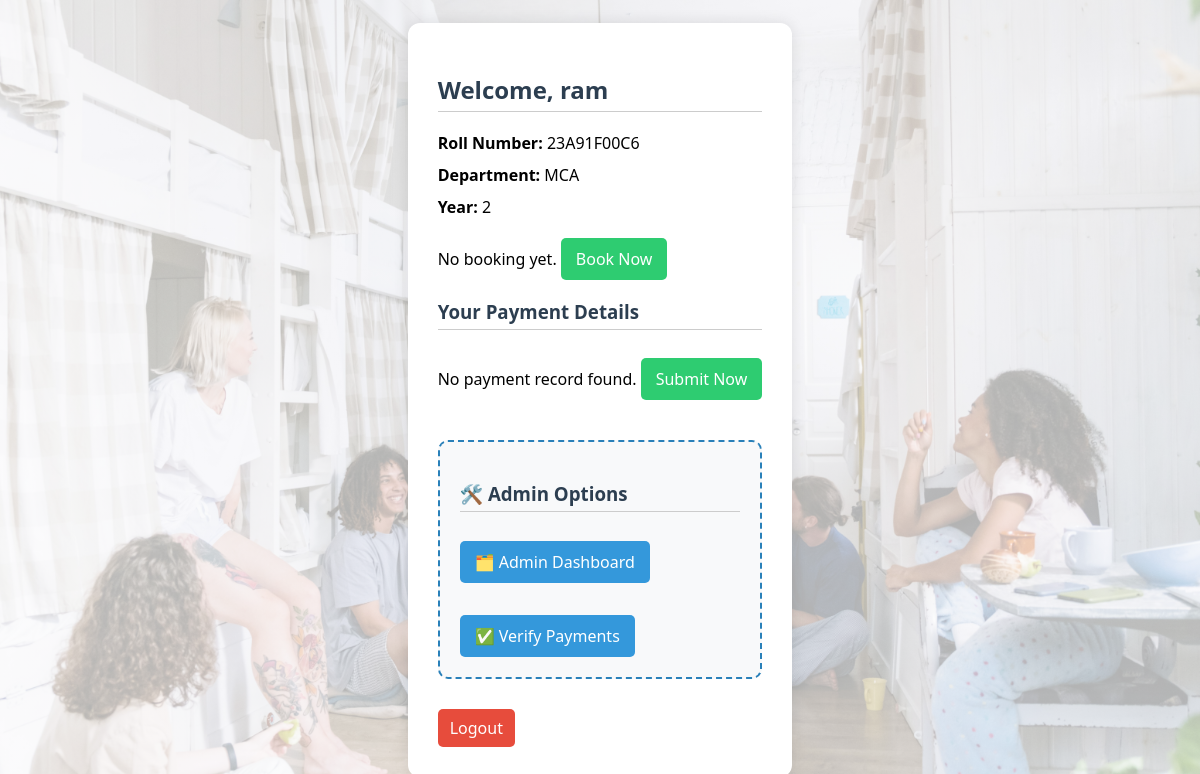
/student/dashboard/ (signed in), run on the app's committed database.
### hostel_app/models.py (models this page shows, shortened)
class Student(models.Model):
    user = models.OneToOneField(User, on_delete=models.CASCADE)
    roll_number = models.CharField(max_length=20)
    department = models.CharField(max_length=50)
    year = models.IntegerField()
    assigned_room = models.ForeignKey(Room, null=True, blank=True, on_delete=models.SET_NULL)

### hostel_app/views.py (the view)
# urls.py: path('student/dashboard/', views.student_dashboard, name='student_dashboard'),
@login_required
def student_dashboard(request):
    student = Student.objects.get(user=request.user)
    booking = BookingRequest.objects.filter(student=student).first()
    is_admin = request.user.is_staff  # or use custom logic if you have a specific admin flag
    return render(request, 'hostel_app/student_dashboard.html', {
        'student': student,
        'booking': booking,
        'is_admin': is_admin,  # pass this to template
    })

### hostel_app/templates/hostel_app/student_dashboard.html (shortened to what this page needs)
{%load static%}
<!DOCTYPE html>
<html lang="en">
<head>
</head>
<body>
    <div class="dashboard-container">
        <h2>Welcome, {{ student.user.username }}</h2>
        <p><strong>Roll Number:</strong> {{ student.roll_number }}</p>
        <p><strong>Department:</strong> {{ student.department }}</p>
        <p><strong>Year:</strong> {{ student.year }}</p>
        {% if booking %}
            <h4>Your Booking Status</h4>
            <p><strong>Requested Room:</strong> {{ booking.preferred_room }}</p>
            <p><strong>Status:</strong> {{ booking.status }}</p>
        {% else %}
            <p>No booking yet. <a href="{% url 'book_room' %}" class="btn-link">Book Now</a></p>
        {% endif %}
        <h3>Your Payment Details</h3>
        {% with payment=student.payment_set.last %}
            {% if payment %}
                <p><strong>Amount:</strong> ₹{{ payment.amount }}</p>
                <p><strong>Status:</strong> {{ payment.status }}</p>
                <p><strong>Date:</strong> {{ payment.date }}</p>
            {% else %}
                <p>No payment record found. <a href="{% url 'submit_payment' %}" class="btn-link">Submit Now</a></p>
            {% endif %}
        {% endwith %}
        {% if is_admin %}
    <div style="margin-top: 40px; padding: 20px; background-color: #f8f9fa; border: 2px dashed #2980b9; border-radius: 10px;">
        <h3 style="color: #2c3e50;">🛠️ Admin Options</h3>
        <a href="{% url 'admin_dashboard' %}" class="btn-link" style="background-color: #3498db;">🗂️ Admin Dashboard</a><br><br>
        <a href="{% url 'verify_payments' %}" class="btn-link" style="background-color: #3498db;">✅ Verify Payments</a>
    </div>
{% endif %}
        <a href="{% url 'logout' %}" class="logout">Logout</a>
    </div>
</body>
</html>

### data on the page
Student: user.username "ram", roll_number "23A91F00C6", department "MCA", year "2"
